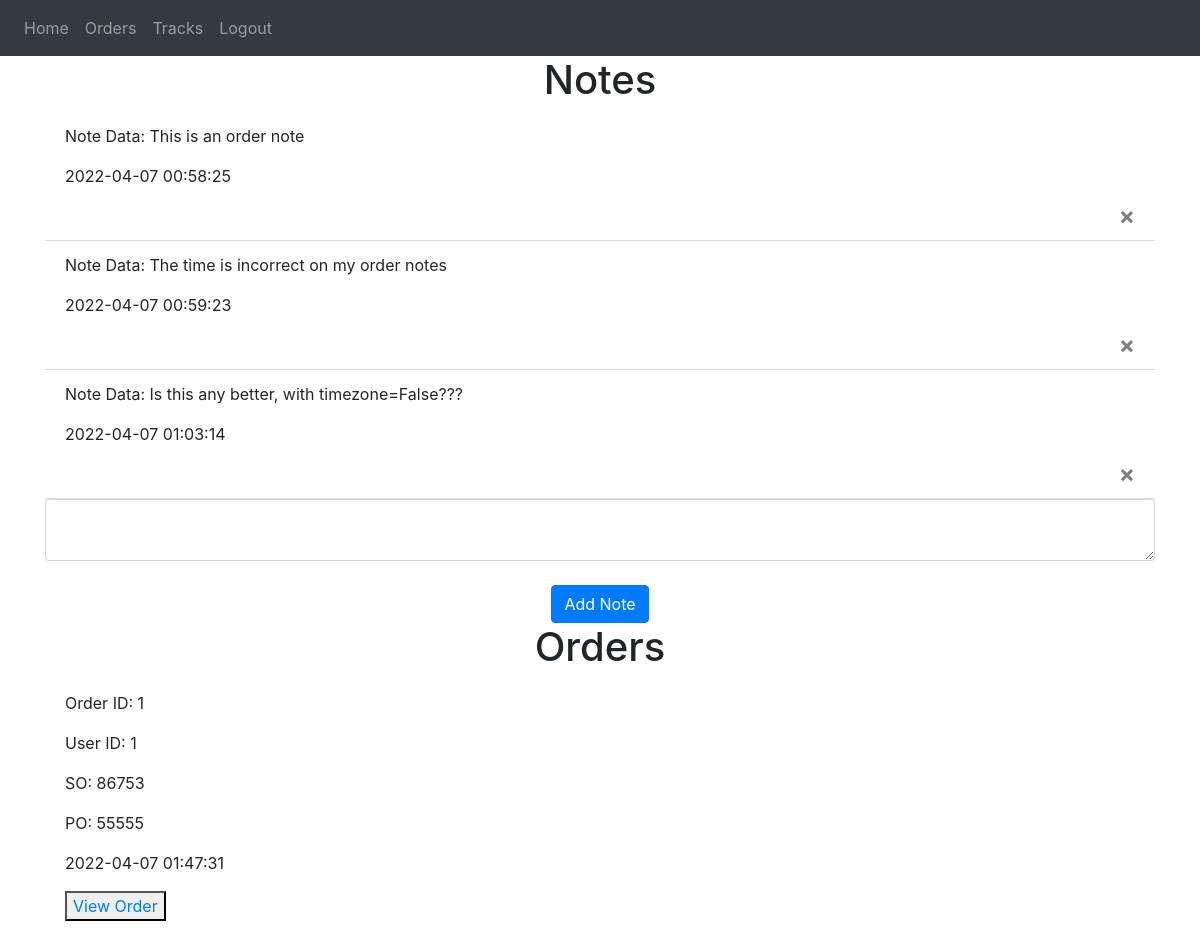
Screenshot of / (signed in) with the database file from the repository.
### website/models.py (models this page shows)
class Note(db.Model):
    id = db.Column(db.Integer, primary_key=True)
    user_id = db.Column(db.Integer, db.ForeignKey('user.id'))
    data = db.Column(db.String(10000))
    date = db.Column(db.DateTime(timezone=True), default=func.now())

class Order(db.Model):
    id = db.Column(db.Integer, primary_key=True)
    user_id = db.Column(db.Integer, db.ForeignKey('user.id'))
    po_num = db.Column(db.String(10000))
    so_num = db.Column(db.String(10000))
    date = db.Column(db.DateTime(timezone=True), default=func.now())

### website/views.py (the view, shortened to what this page needs)
@views.route('/', methods=['GET', 'POST'])
@login_required
def home() :
    return render_template("home.html", user=current_user)

### website/__init__.py (called while the page is built)
def create_app():
    app = Flask(__name__)
    app.config['SECRET_KEY'] = 'hjshjhdjah kjshkjdhjs'
    app.config['SQLALCHEMY_DATABASE_URI'] = f'sqlite:///{DB_NAME}'
    db.init_app(app)
    from .views import views
    from .auth import auth
    app.register_blueprint(views, url_prefix='/')
    app.register_blueprint(auth, url_prefix='/')
    from .models import User, Note
    create_database(app)
    login_manager = LoginManager()
    login_manager.login_view = 'auth.login'
    login_manager.init_app(app)
    @login_manager.user_loader
    def load_user(id):
        return User.query.get(int(id))
    return app

### website/templates/home.html
{% extends "base.html" %} {% block title %}Home{% endblock %}
{% block content %}
<div>
  <h1 align="center">Notes</h1>
  <ul class="list-group list-group-flush" id="notes">
    {% for note in user.notes %}
    <li class="list-group-item">
      <p>Note Data: {{ note.data }}</p>
      <p>{{ note.date }}</p>
      <button type="button" class="close" onClick="deleteNote({{ note.id }})">
        <span aria-hidden="true">&times;</span>
      </button>
    </li>
    {% endfor %}
  </ul>
  <form method="POST">
    <textarea name="note" id="note" class="form-control"></textarea>
    <br />
    <div align="center">
      <button type="submit" class="btn btn-primary">Add Note</button>
    </div>
  </form>
</div>
<div>
  <h1 align="center">Orders</h1>
    <ul class="list-group list-group-flush" id="orders">
      {% for order in user.orders %}
      <li class="list-group-item">
        <div>
          <p>Order ID: {{ order.id }}</p>
          <p>User ID: {{ order.user_id }}</p>
          <p>SO: {{ order.so_num }}</p>
          <p>PO: {{ order.po_num }}</p>
          <p>{{ order.date }}</p>
        </div>
        <button type="button">
          <a href="order/{{ order.id }}">View Order</a>
        </button>
      </li>
      {% endfor %}
    </ul>
  </div>
{% endblock %}

### rows the page displays
Note: data "This is an order note", date "2022-04-07 00:58:25"
Note: data "The time is incorrect on my order notes", date "2022-04-07 00:59:23"
Note: data "Is this any better, with timezone=False???", date "2022-04-07 01:03:14"
Order: id "1", user_id "1", so_num "86753", po_num "55555", date "2022-04-07 01:47:31"
